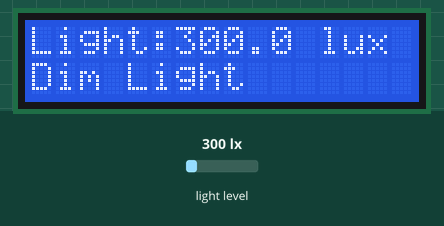
This sketch was run on a simulated ESP32. On the bench: 16×2 character LCD. The inputs (shaded band) are chosen by the test bench; at power-on: light level 300 lx. WiFi joins after 1.5 s; servers stay silent unless stated; what the sketch prints to the serial monitor is not drawn.

Above: at 6.6 s.
6.7 s: light level set to 40 lx
At 9.1 s:
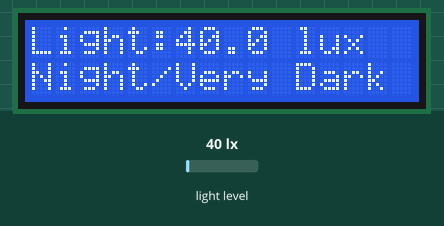
9.5 s: light level set to 500 lx
At 10.4 s:
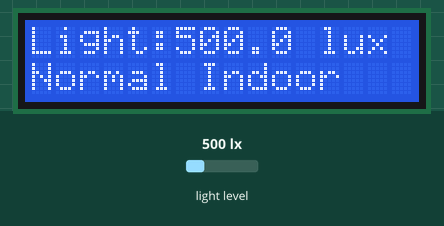
11.5 s: light level set to 981 lx
At 13.2 s:
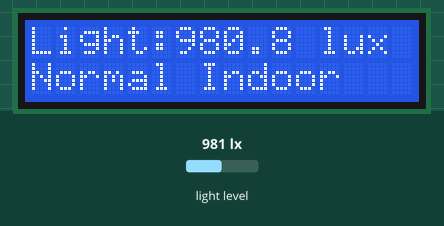
13.5 s: light level set to 1027 lx
At 14.7 s:
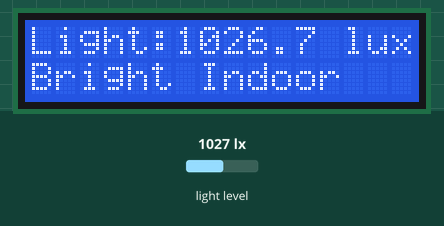
15.5 s: light level set to 180 lx
At 17.5 s:
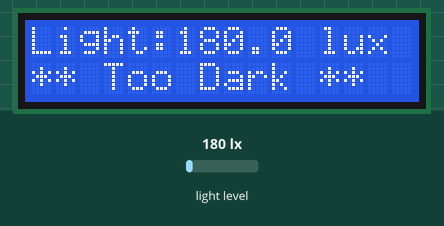
Timing chart, 0 to 18.5 s (numbered marks = the images above; inputs shaded):
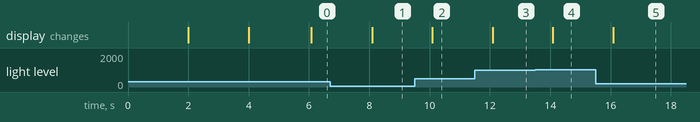

Measured:
- the behaviour switches between 999 and 1000 lx on light level (found by bisection; images 3 and 4)
- after the input at 6.7 s, the display: changes after 1.4 s (image 1)
- after the input at 9.5 s, the display: changes after 0.59 s (image 2)
- after the input at 11.5 s, the display: changes after 0.59 s (image 3)
- after the input at 13.5 s, the display: changes after 0.59 s (image 4)
- after the input at 15.5 s, the display: changes after 0.59 s (image 5)

The sketch:

eal-time-light-monitor-dashboard-with-esp32-bh1750-blynk-iot.ino
```cpp
#define BLYNK_TEMPLATE_ID "TMPL3NGm4ded4694"
#define BLYNK_TEMPLATE_NAME "Real Time Light Monitor Dashboard"
#define BLYNK_AUTH_TOKEN "R1giLAsdrPHdtUbRcy5fg9A1AqvlSur-r0B-"

#include <Wire.h>
#include <BH1750.h>
#include <WiFi.h>
#include <BlynkSimpleEsp32.h>
#include <LiquidCrystal_I2C.h>

// ---- CONFIG ----
char ssid[]     = "WiFi Username";
char pass[]     = "WiFi Password";

// Light thresholds
#define TOO_DARK   200
#define TOO_BRIGHT 10000

// LCD setup (address 0x27, 16 columns, 2 rows)
LiquidCrystal_I2C lcd(0x27, 16, 2);
BH1750 lightMeter;
BlynkTimer timer;

// ---- Serial Monitor Print Function ----
void printSerialData(float lux, String status) {
  Serial.println("╔══════════════════════════════╗");
  Serial.println("║     LIGHT MONITOR READING    ║");
  Serial.println("╠══════════════════════════════╣");
  Serial.print  ("║  Lux Value  : ");
  Serial.print  (lux, 2);
  Serial.println(" lux");
  Serial.print  ("║  Status     : ");
  Serial.println(status);
  Serial.println("╠══════════════════════════════╣");

  // Light level bar indicator
  Serial.print("║  Level  : [");
  int bars = map(constrain(lux, 0, 10000), 0, 10000, 0, 20);
  for (int i = 0; i < 20; i++) {
    if (i < bars) Serial.print("█");
    else Serial.print("░");
  }
  Serial.println("]");

  // Light category
  Serial.print("║  Category   : ");
  if (lux < 100)        Serial.println("Night / Very Dark");
  else if (lux < 200)   Serial.println("Too Dark");
  else if (lux < 400)   Serial.println("Dim Light");
  else if (lux < 1000)  Serial.println("Normal Indoor");
  else if (lux < 5000)  Serial.println("Bright Indoor");
  else if (lux < 10000) Serial.println("Outdoor Light");
  else                  Serial.println("Very Bright!");

  // Alert messages
  Serial.println("╠══════════════════════════════╣");
  if (lux < TOO_DARK) {
    Serial.println("║  ALERT: Light too LOW!       ║");
    Serial.println("║  Blynk notification sent!    ║");
  } else if (lux > TOO_BRIGHT) {
    Serial.println("║  ALERT: Light too HIGH!      ║");
    Serial.println("║  Blynk notification sent!    ║");
  } else {
    Serial.println("║  Light level is NORMAL       ║");
  }

  Serial.println("╚══════════════════════════════╝");
  Serial.println();
}

// ---- Main Sensor Function ----
void sendLightData() {
  float lux = lightMeter.readLightLevel();

  // Determine status for LCD and Serial and Blynk
  String status;
  String lcdLine2;

  if (lux < 100) {
    status   = "Night/Very Dark";
    lcdLine2 = "Night/Very Dark";
  } else if (lux < 200) {
    status   = "Too Dark";
    lcdLine2 = "** Too Dark **";
  } else if (lux < 400) {
    status   = "Dim Light";
    lcdLine2 = "Dim Light";
  } else if (lux < 1000) {
    status   = "Normal Indoor";
    lcdLine2 = "Normal Indoor";
  } else if (lux < 5000) {
    status   = "Bright Indoor";
    lcdLine2 = "Bright Indoor";
  } else if (lux < 10000) {
    status   = "Outdoor Light";
    lcdLine2 = "Outdoor Light";
  } else {
    status   = "Very Bright!";
    lcdLine2 = "** Very Bright!*";
  }

  // ---- Serial Monitor Output ----
  printSerialData(lux, status);

  // ---- Update LCD ----
  lcd.clear();
  lcd.setCursor(0, 0);
  lcd.print("Light:");
  lcd.print(lux, 1);
  lcd.print(" lux");
  lcd.setCursor(0, 1);
  lcd.print(lcdLine2);

  // ---- Send to Blynk ----
  Blynk.virtualWrite(V0, lux);
  Blynk.virtualWrite(V1, status);

  // ---- Push Notifications ----
  if (lux < TOO_DARK) {
    Blynk.logEvent("low_light",
      "Light too low! Current: " + String(lux) + " lux");
  }
  if (lux > TOO_BRIGHT) {
    Blynk.logEvent("high_light",
      "Light too bright! Current: " + String(lux) + " lux");
  }
}

void setup() {
  Serial.begin(115200);

  // ---- Startup Serial Message ----
  Serial.println();
  Serial.println("╔══════════════════════════════╗");
  Serial.println("║   BH1750 LIGHT MONITOR v1.0  ║");
  Serial.println("║   ESP32 + Blynk + LCD        ║");
  Serial.println("╚══════════════════════════════╝");
  Serial.println();

  // ---- Initialize I2C ----
  Wire.begin(21, 22); // SDA=21, SCL=22
  Serial.println(">> I2C Initialized (SDA=21, SCL=22)");

  // ---- Initialize LCD ----
  lcd.init();
  lcd.backlight();
  lcd.setCursor(0, 0);
  lcd.print("  Light Monitor ");
  lcd.setCursor(0, 1);
  lcd.print(" Initializing...");
  Serial.println(">> LCD Initialized OK");

  // ---- Initialize BH1750 ----
  if (lightMeter.begin()) {
    Serial.println(">> BH1750 Initialized OK");
  } else {
    Serial.println(">> BH1750 ERROR! Check wiring!");
  }

  // ---- Connect WiFi + Blynk ----
  Serial.print(">> Connecting to WiFi: ");
  Serial.println(ssid);

  lcd.clear();
  lcd.setCursor(0, 0);
  lcd.print("Connecting WiFi ");
  lcd.setCursor(0, 1);
  lcd.print("Please wait.... ");

  Blynk.begin(BLYNK_AUTH_TOKEN, ssid, pass);

  Serial.println(">> WiFi Connected OK");
  Serial.print  (">> IP Address : ");
  Serial.println(WiFi.localIP());
  Serial.println(">> Blynk Connected OK");
  Serial.println();
  Serial.println(">> Sending readings every 2 seconds...");
  Serial.println();

  // ---- Show Connected on LCD ----
  lcd.clear();
  lcd.setCursor(0, 0);
  lcd.print("  WiFiConnected ");
  lcd.setCursor(0, 1);
  lcd.print(" Blynk Online ! ");
  delay(2000);
  lcd.clear();

  // ---- Start Timer ----
  timer.setInterval(2000L, sendLightData);
}

void loop() {
  Blynk.run();
  timer.run();
}
```
